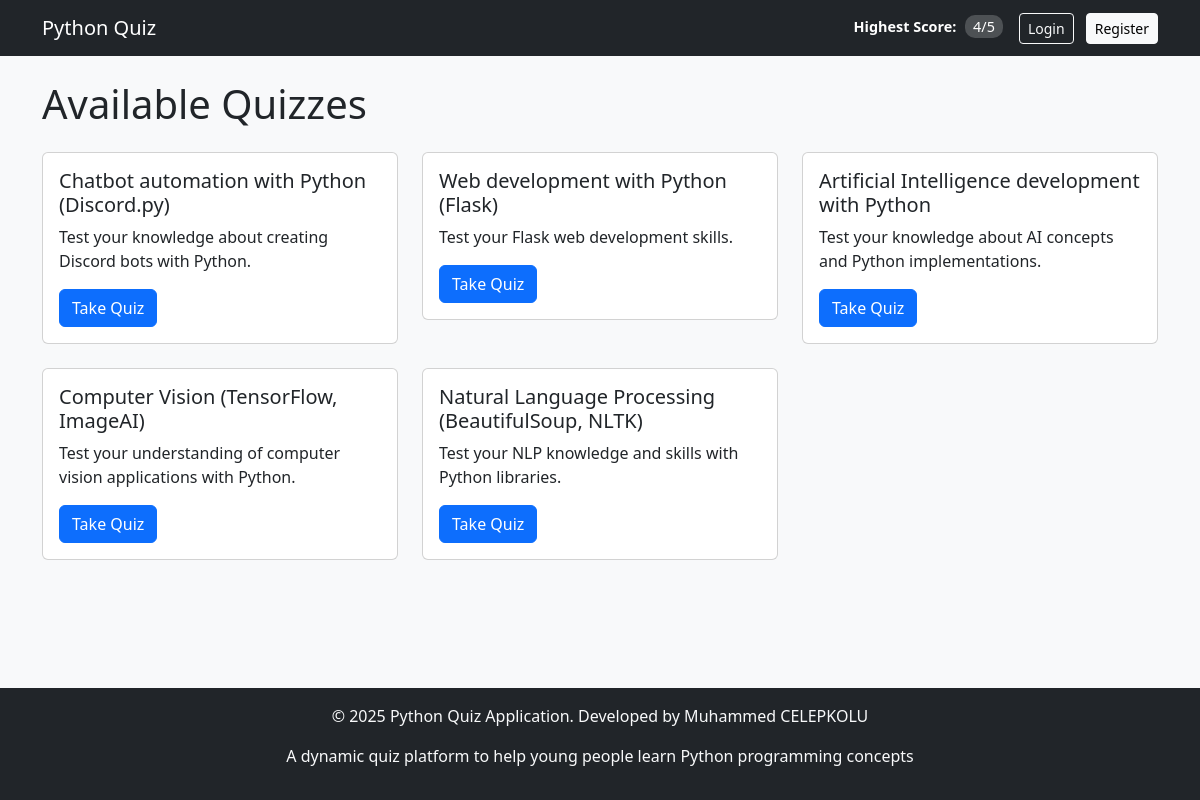
The page / on the database its author committed.
### models.py (models this page shows, shortened)
class Score(db.Model):
    id = db.Column(db.Integer, primary_key=True)
    user_id = db.Column(db.Integer, db.ForeignKey('user.id'), nullable=False)
    quiz_id = db.Column(db.Integer, db.ForeignKey('quiz.id'), nullable=False)
    score = db.Column(db.Integer, nullable=False)
    total_questions = db.Column(db.Integer, nullable=False)
    created_at = db.Column(db.DateTime(timezone=True), server_default=func.now())

class Quiz(db.Model):
    id = db.Column(db.Integer, primary_key=True)
    title = db.Column(db.String(200), nullable=False)
    description = db.Column(db.Text)
    created_at = db.Column(db.DateTime(timezone=True), server_default=func.now())
    questions = db.relationship('Question', backref='quiz', lazy=True)
    scores = db.relationship('Score', backref='quiz', lazy=True)

### app.py (the view)
@app.route('/')
def index():
    quizzes = Quiz.query.all()
    highest_score = Score.query.order_by(Score.score.desc()).first()
    user_highest_score = None
    if current_user.is_authenticated:
        user_highest_score = Score.query.filter_by(user_id=current_user.id).order_by(Score.score.desc()).first()
    return render_template('index.html',
                           quizzes=quizzes,
                           highest_score=highest_score,
                           user_highest_score=user_highest_score)

### templates/index.html
{% extends "base.html" %}
{% block content %}
<div class="row">
    <h1 class="mb-4">Available Quizzes</h1>
    {% for quiz in quizzes %}
    <div class="col-md-4 mb-4">
        <div class="card">
            <div class="card-body">
                <h5 class="card-title">{{ quiz.title }}</h5>
                <p class="card-text">{{ quiz.description }}</p>
                <a href="{{ url_for('quiz', quiz_id=quiz.id) }}" class="btn btn-primary">
                    Take Quiz
                </a>
            </div>
        </div>
    </div>
    {% endfor %}
</div>
{% endblock %}

### templates/base.html (shortened to what this page needs)
<!DOCTYPE html>
<html lang="en">
<head>
    <link rel="stylesheet" href="https://cdn.jsdelivr.net/npm/bootstrap@5.2.3/dist/css/bootstrap.min.css">
    <link rel="stylesheet" href="{{ url_for('static', filename='css/styles.css') }}">
</head>
<body>
    <header class="navbar navbar-expand-lg navbar-dark bg-dark">
        <div class="container">
            <a class="navbar-brand" href="{{ url_for('index') }}">Python Quiz</a>
            <div class="scores-container ms-auto me-3">
                {% if highest_score %}
                <div class="score-item">
                    <span class="score-label">Highest Score:</span>
                    <span class="score-value">{{ highest_score.score }}/{{ highest_score.total_questions }}</span>
                </div>
                {% endif %}
            </div>
            <div class="auth-links">
                {% if current_user.is_authenticated %}
                <span class="text-light me-2">Hello, {{ current_user.name }}</span>
                <a href="{{ url_for('logout') }}" class="btn btn-sm btn-outline-light">Logout</a>
                {% else %}
                <a href="{{ url_for('login') }}" class="btn btn-sm btn-outline-light me-2">Login</a>
                <a href="{{ url_for('register') }}" class="btn btn-sm btn-light">Register</a>
                {% endif %}
            </div>
        </div>
    </header>
    <main class="container py-4">
        {% block content %}{% endblock %}
    </main>
    <footer class="bg-dark text-light py-3 mt-5">
        <div class="container text-center">
            <p>© 2025 Python Quiz Application. Developed by Muhammed CELEPKOLU</p>
            <p>A dynamic quiz platform to help young people learn Python programming concepts</p>
        </div>
    </footer>
</body>
</html>

### static/css/styles.css (style rules this page uses)
body { display: flex; flex-direction: column; min-height: 100vh; background-color: #f8f9fa; }
main { flex: 1; }
.scores-container { display: flex; flex-direction: column; text-align: right; color: #fff; font-size: 0.9rem; }
.score-item { margin-bottom: 2px; }
.score-label { font-weight: bold; margin-right: 5px; }
.score-value { background-color: rgba(255, 255, 255, 0.2); padding: 2px 8px; border-radius: 10px; }
footer { margin-top: auto; }

### rows shown on the page
Score: score "4", total_questions "5"
Quiz: title "Chatbot automation with Python (Discord.py)", description "Test your knowledge about creating Discord bots with Python."
Quiz: title "Web development with Python (Flask)", description "Test your Flask web development skills."
Quiz: title "Artificial Intelligence development with Python", description "Test your knowledge about AI concepts and Python implementations."
Quiz: title "Computer Vision (TensorFlow, ImageAI)", description "Test your understanding of computer vision applications with Python."
Quiz: title "Natural Language Processing (BeautifulSoup, NLTK)", description "Test your NLP knowledge and skills with Python libraries."
